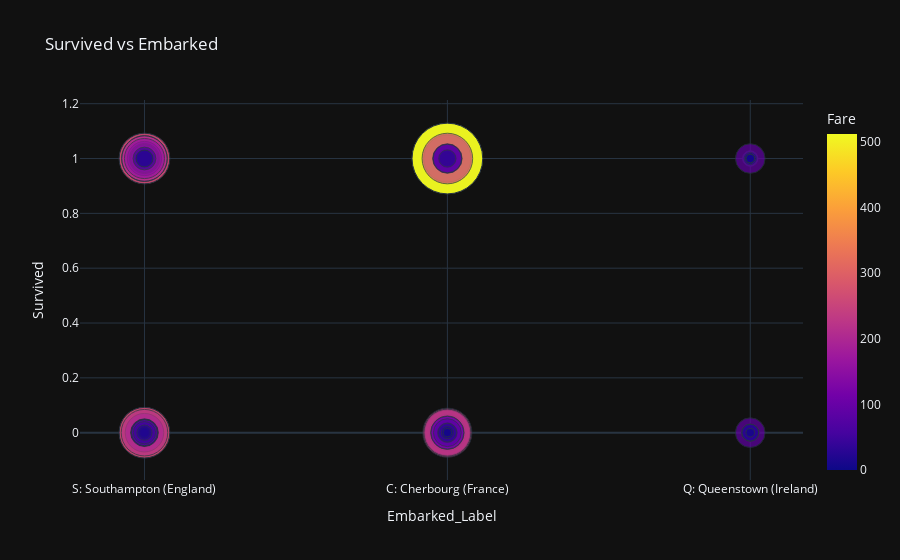

The cell this chart's notebook holds for it:
### Code cell
import plotly.express as px

# Map Embarked values to descriptive labels
titanic_data["Embarked_Label"] = titanic_data["Embarked"].map(
    {
        "C": "C: Cherbourg (France)",
        "Q": "Q: Queenstown (Ireland)",
        "S": "S: Southampton (England)",
    }
)

# Create a scatter plot for Survived vs Embarked
fig = px.scatter(
    titanic_data,
    x="Embarked_Label",  # Use the mapped column for descriptive x-axis labels
    y="Survived",
    size="Fare",  # Bubble size based on Fare
    color="Fare",  # Color based on Fare
    size_max=50,  # Maximum bubble size
    template="plotly_dark",  # Dark theme
    title="Survived vs Embarked",
)

# Show the plot
fig.show()

### Figure 1 — Plotly figure (JSON) as saved in the notebook; plotly's stock layout.template omitted (floating-point values rounded to 4 significant figures; data arrays with more than 128 entries replaced by an {"elided": "..."} marker saying what was removed)
{"data": [{"hovertemplate": "Embarked_Label=%{x}<br>Survived=%{y}<br>Fare=%{marker.color}<extra></extra>", "legendgroup": "", "marker": {"color": {"elided": "891 float values"}, "coloraxis": "coloraxis", "size": {"elided": "891 float values"}, "sizemode": "area", "sizeref": 0.2049, "symbol": "circle"}, "mode": "markers", "name": "", "orientation": "v", "showlegend": false, "type": "scatter", "x": {"elided": "891 str values"}, "xaxis": "x", "y": {"elided": "891 int values"}, "yaxis": "y"}], "layout": {"coloraxis": {"colorbar": {"title": {"text": "Fare"}}, "colorscale": [[0, "#0d0887"], [0.1111, "#46039f"], [0.2222, "#7201a8"], [0.3333, "#9c179e"], [0.4444, "#bd3786"], [0.5556, "#d8576b"], [0.6667, "#ed7953"], [0.7778, "#fb9f3a"], [0.8889, "#fdca26"], [1, "#f0f921"]]}, "legend": {"itemsizing": "constant", "tracegroupgap": 0}, "title": {"text": "Survived vs Embarked"}, "xaxis": {"anchor": "y", "domain": [0, 1], "title": {"text": "Embarked_Label"}}, "yaxis": {"anchor": "x", "domain": [0, 1], "title": {"text": "Survived"}}}}
